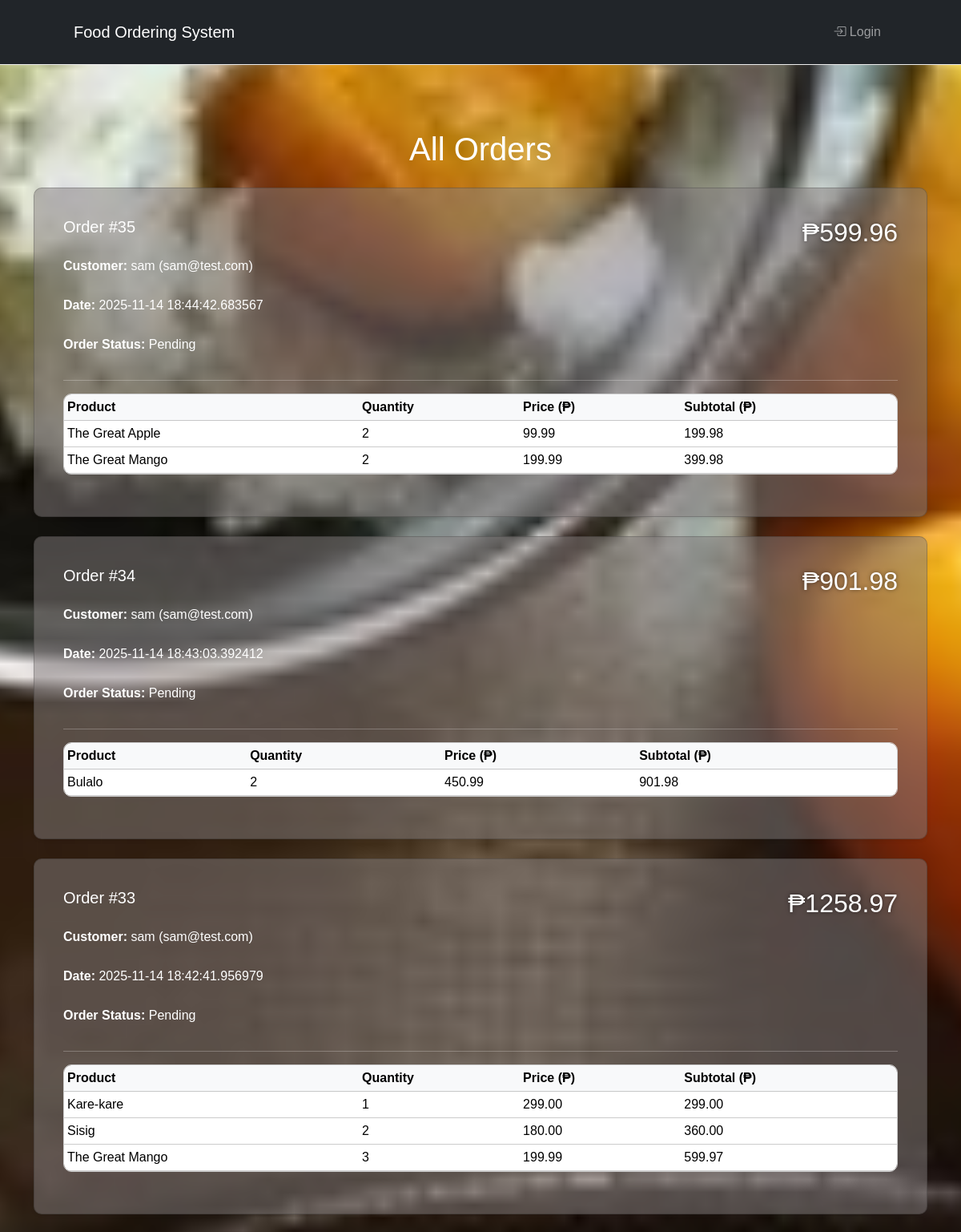
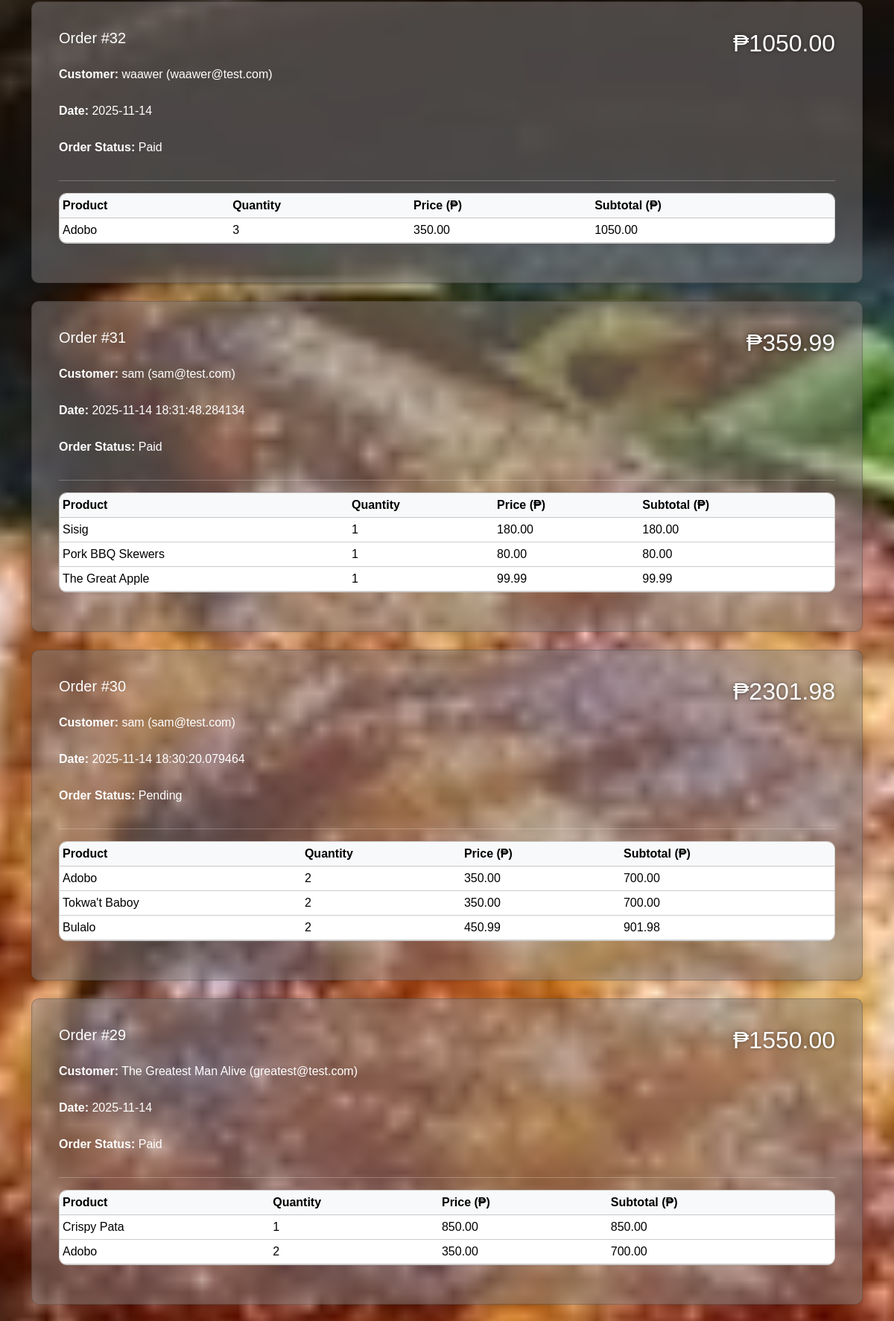
The page /orders (upper part) on the database its author committed (2 pictures, top to bottom).
### tables this page shows
CREATE TABLE orders (
                id INTEGER PRIMARY KEY AUTOINCREMENT,
                user_id INTEGER NOT NULL,
                order_date TEXT NOT NULL,
                order_status TEXT NOT NULL,
                FOREIGN KEY (user_id) REFERENCES users (id)
            );

CREATE TABLE users (
                id INTEGER PRIMARY KEY AUTOINCREMENT,
                username TEXT UNIQUE NOT NULL,
                password TEXT NOT NULL,
                full_name TEXT NOT NULL,
                email TEXT NOT NULL,
                role INTEGER DEFAULT 2);

CREATE TABLE order_items (
                id INTEGER PRIMARY KEY AUTOINCREMENT,
                order_id INTEGER NOT NULL,
                product_id INTEGER NOT NULL,
                quantity INTEGER NOT NULL,
                FOREIGN KEY (order_id) REFERENCES orders (id),
                FOREIGN KEY (product_id) REFERENCES products (id)
            );

CREATE TABLE products (
                id INTEGER PRIMARY KEY AUTOINCREMENT,
                name TEXT NOT NULL,
                description TEXT NOT NULL,
                price REAL NOT NULL,
                image_url TEXT
            );

### app.py (the view)
@app.route('/orders')
def view_orders():
    with sqlite3.connect(DB_NAME) as conn:
        c = conn.cursor()
        c.execute('''
            SELECT
                o.id, o.order_date, o.order_status,
                u.full_name, u.email
            FROM orders o
            JOIN users u ON o.user_id = u.id
            WHERE u.role = 2
            ORDER BY o.id DESC
        ''')
        orders = c.fetchall()
        order_data = []
        for order in orders:
            order_id = order[0]
            c.execute('''
                SELECT p.name, oi.quantity, p.price
                FROM order_items oi
                JOIN products p ON oi.product_id = p.id
                WHERE oi.order_id = ?
            ''', (order_id,))
            items = c.fetchall()
            total = sum(q * price for (name, q, price) in items)
            order_data.append({
                'id': order_id,
                'date': order[1],
                'status': order[2],
                'name': order[3],
                'email': order[4],
                'items': items,
                'total': total
            })
    return render_template('view_orders.html', orders=order_data)

### templates/view_orders.html (shortened to what this page needs)
{% extends "base.html" %}
{% block content %}
<div class="container mt-5 mb-5">
    {% if session.get('role') == 2 %}
        <h1 style="text-align: center; color: #fff;" class="mb-4">My Order(s)</h1>
    {% else %}
        <h1 style="text-align: center; color: #fff;" class="mb-4">All Orders</h1>
    {% endif %}
    {% if orders %}
        {% for order in orders %}
        <div class="card mb-4 shadow-sm">
            <div class="card-body">
                <div class="d-flex justify-content-between align-items-start">
                    <div>
                        <h5>Order #{{ order['id'] }}</h5>
                        <p class="mb-1"><strong>Customer:</strong> {{ order['name'] }} ({{ order['email'] }})</p>
                        <p class="mb-1"><strong>Date:</strong> {{ order['date'] }}</p>
                         {% if session.get('role') == 1 %}
                        <form action="/orders/update_status/{{ order['id'] }}" method="POST" style="display:flex; gap:8px; align-items:center;">
                            <select name="order_status" style="padding:5px; border-radius:5px;">
                                <option value="Pending"   {% if order['status'] == 'Pending' %}selected{% endif %}>Pending</option>
                                <option value="Completed" {% if order['status'] == 'Completed' %}selected{% endif %}>Completed</option>
                                <option value="Cancelled" {% if order['status'] == 'Cancelled' %}selected{% endif %}>Cancelled</option>
                                <option value="Paid" {% if order['status'] == 'Paid' %}selected{% endif %}>Paid</option>
                            </select>
                            <button type="submit"
                                    style="padding:5px 10px; background:#007bff; color:white; border:none; border-radius:5px; cursor:pointer;">
                                Update
                            </button>
                        </form>
                        {% else %}
                            <p><strong>Order Status:</strong> <span class="status-badge status-{{ order['status'] }}">{{ order['status'] }}</span></p>
                        {% endif %}
                    </div>
                    <div class="text-end">
                        <h2>₱{{ "%.2f"|format(order.total) }}</h2>
                    </div>
                </div>
                <hr>
                <table class="table table-sm align-middle">
                    <thead class="table-light">
                        <tr>
                            <th>Product</th>
                            <th>Quantity</th>
                            <th>Price (₱)</th>
                            <th>Subtotal (₱)</th>
                        </tr>
                    </thead>
                    <tbody>
                        {% for item in order['items'] %}
                        <tr>
                            <td>{{ item[0] }}</td>
                            <td>{{ item[1] }}</td>
                            <td>{{ "%.2f"|format(item[2]) }}</td>
                            <td>{{ "%.2f"|format(item[1] * item[2]) }}</td>
                        </tr>
                        {% endfor %}
                    </tbody>
                </table>
            </div>
        </div>
        {% endfor %}
    {% else %}
        <div class="alert alert-info text-center">No orders found.</div>
    {% endif %}
</div>
{% endblock %}

### static/style.css (style rules this page uses)
body { margin: 0; font-family: Arial, sans-serif; display: flex; justify-content: center; align-items: center; min-height: 100vh; background-image: url('img/background.jpg'); background-size: cover; background-position: center; background-repeat: no-repeat; background-attachment: fixed; color: #fff; / }
.table { border-collapse: separate; border-spacing: 0; border: 1px solid #ccc; border-radius: 10px; overflow: hidden; }
.card { background-color: rgba(131, 126, 126, 0.5); padding: 20px; color: white; border-radius: 10px; }
h2 { margin-bottom: 30px; font-size: 2em; color: #fff; text-shadow: 0 0 5px rgba(0, 0, 0, 0.5); }
p { margin-top: 25px; font-size: 1em; }
* { margin: 0; padding: 0; box-sizing: border-box; }
body { font-family: 'Poppins', sans-serif; display: flex; flex-direction: column; align-items: center; color: #333; width: 100%; }
body::before { content: ""; display: block; height: 90px; }

### rows shown on the page
orders: id "35", name "sam", email "sam@test.com", date "2025-11-14 18:44:42.683567", status "Pending", total "599.96"
order_items: name "The Great Apple", quantity "2", item[1]*item[2] "199.98"
products: price "99.99"
order_items: name "The Great Mango", quantity "2", item[1]*item[2] "399.98"
products: price "199.99"
orders: id "34", name "sam", email "sam@test.com", date "2025-11-14 18:43:03.392412", status "Pending", total "901.98"
order_items: name "Bulalo", quantity "2", item[1]*item[2] "901.98"
products: price "450.99"
orders: id "33", name "sam", email "sam@test.com", date "2025-11-14 18:42:41.956979", status "Pending", total "1258.97"
order_items: name "Kare-kare", quantity "1", item[1]*item[2] "299.00"
products: price "299.00"
order_items: name "Sisig", quantity "2", item[1]*item[2] "360.00"
products: price "180.00"
order_items: name "The Great Mango", quantity "3", item[1]*item[2] "599.97"
orders: id "32", name "waawer", email "waawer@test.com", date "2025-11-14", status "Paid", total "1050.00"
order_items: name "Adobo", quantity "3", item[1]*item[2] "1050.00"
products: price "350.00"
orders: id "31", name "sam", email "sam@test.com", date "2025-11-14 18:31:48.284134", status "Paid", total "359.99"
order_items: name "Sisig", quantity "1", item[1]*item[2] "180.00"
order_items: name "Pork BBQ Skewers", quantity "1", item[1]*item[2] "80.00"
products: price "80.00"
order_items: name "The Great Apple", quantity "1", item[1]*item[2] "99.99"
orders: id "30", name "sam", email "sam@test.com", date "2025-11-14 18:30:20.079464", status "Pending", total "2301.98"
order_items: name "Adobo", quantity "2", item[1]*item[2] "700.00"
order_items: name "Tokwa't Baboy", quantity "2", item[1]*item[2] "700.00"
products: price "350.00"
order_items: name "Bulalo", quantity "2", item[1]*item[2] "901.98"
orders: id "29", name "The Greatest Man Alive", email "greatest@test.com", date "2025-11-14", status "Paid", total "1550.00"
order_items: name "Crispy Pata", quantity "1", item[1]*item[2] "850.00"
products: price "850.00"
order_items: name "Adobo", quantity "2", item[1]*item[2] "700.00"
